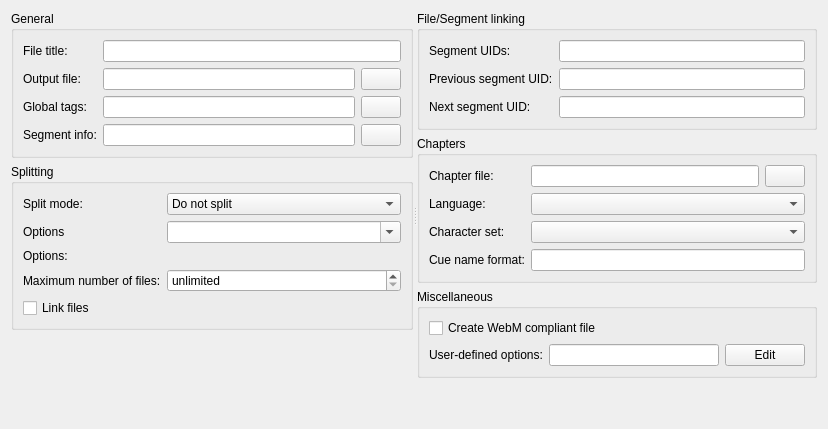
     <widget class="QWidget" name="outputTab">
      <attribute name="title">
       <string>Output</string>
      </attribute>
      <layout class="QVBoxLayout" name="verticalLayout_3">
       <item>
        <widget class="QSplitter" name="outputSplitter">
         <property name="orientation">
          <enum>Qt::Horizontal</enum>
         </property>
         <property name="childrenCollapsible">
          <bool>false</bool>
         </property>
         <widget class="QWidget" name="layoutWidget4">
          <layout class="QVBoxLayout" name="verticalLayout_7">
           <item>
            <widget class="QGroupBox" name="generalBox">
             <property name="title">
              <string>General</string>
             </property>
             <layout class="QGridLayout" name="gridLayout">
              <item row="0" column="0">
               <widget class="QLabel" name="titleLael">
                <property name="text">
                 <string>File title:</string>
                </property>
                <property name="buddy">
                 <cstring>title</cstring>
                </property>
               </widget>
              </item>
              <item row="0" column="1">
               <widget class="QLineEdit" name="title"/>
              </item>
              <item row="1" column="0">
               <widget class="QLabel" name="outputLabel">
                <property name="text">
                 <string>Output file:</string>
                </property>
                <property name="buddy">
                 <cstring>output</cstring>
                </property>
               </widget>
              </item>
              <item row="1" column="1">
               <layout class="QHBoxLayout" name="horizontalLayout_6">
                <item>
                 <widget class="QLineEdit" name="output"/>
                </item>
                <item>
                 <widget class="QPushButton" name="browseOutput">
                  <property name="text">
                   <string/>
                  </property>
                  <property name="icon">
                   <iconset resource="../qt_resources.qrc">
                    <normaloff>:/icons/16x16/code-class.png</normaloff>:/icons/16x16/code-class.png</iconset>
                  </property>
                 </widget>
                </item>
               </layout>
              </item>
              <item row="2" column="0">
               <widget class="QLabel" name="globalTagsLabel">
                <property name="text">
                 <string>Global tags:</string>
                </property>
                <property name="buddy">
                 <cstring>globalTags</cstring>
                </property>
               </widget>
              </item>
              <item row="2" column="1">
               <layout class="QHBoxLayout" name="horizontalLayout_7">
                <item>
                 <widget class="QLineEdit" name="globalTags"/>
                </item>
                <item>
                 <widget class="QPushButton" name="browseGlobalTags">
                  <property name="text">
                   <string/>
                  </property>
                  <property name="icon">
                   <iconset resource="../qt_resources.qrc">
                    <normaloff>:/icons/16x16/code-class.png</normaloff>:/icons/16x16/code-class.png</iconset>
                  </property>
                 </widget>
                </item>
               </layout>
              </item>
              <item row="3" column="0">
               <widget class="QLabel" name="segmentInfoLabel">
                <property name="text">
                 <string>Segment info:</string>
                </property>
                <property name="buddy">
                 <cstring>segmentInfo</cstring>
                </property>
               </widget>
              </item>
              <item row="3" column="1">
               <layout class="QHBoxLayout" name="horizontalLayout_8">
                <item>
                 <widget class="QLineEdit" name="segmentInfo"/>
                </item>
                <item>
                 <widget class="QPushButton" name="browseSegmentInfo">
                  <property name="text">
                   <string/>
                  </property>
                  <property name="icon">
                   <iconset resource="../qt_resources.qrc">
                    <normaloff>:/icons/16x16/code-class.png</normaloff>:/icons/16x16/code-class.png</iconset>
                  </property>
                 </widget>
                </item>
               </layout>
              </item>
             </layout>
            </widget>
           </item>
           <item>
            <widget class="QGroupBox" name="splittingBox">
             <property name="minimumSize">
              <size>
               <width>400</width>
               <height>0</height>
              </size>
             </property>
             <property name="title">
              <string>Splitting</string>
             </property>
             <layout class="QGridLayout" name="gridLayout_2">
              <item row="0" column="0">
               <widget class="QLabel" name="splitModeLabel">
                <property name="text">
                 <string>Split mode:</string>
                </property>
                <property name="buddy">
                 <cstring>splitMode</cstring>
                </property>
               </widget>
              </item>
              <item row="0" column="1">
               <widget class="QComboBox" name="splitMode">
                <item>
                 <property name="text">
                  <string>Do not split</string>
                 </property>
                </item>
                <item>
                 <property name="text">
                  <string>after output size</string>
                 </property>
                </item>
                <item>
                 <property name="text">
                  <string>after output duration</string>
                 </property>
                </item>
                <item>
                 <property name="text">
                  <string>after specific timecodes</string>
                 </property>
                </item>
                <item>
                 <property name="text">
                  <string>by parts based on timecodes</string>
                 </property>
                </item>
                <item>
                 <property name="text">
                  <string>by parts based on frame/field numbers</string>
                 </property>
                </item>
                <item>
                 <property name="text">
                  <string>after frame/field numbers</string>
                 </property>
                </item>
                <item>
                 <property name="text">
                  <string>before chapters</string>
                 </property>
                </item>
               </widget>
              </item>
              <item row="1" column="0">
               <widget class="QLabel" name="splitOptionsLabel">
                <property name="text">
                 <string>Options</string>
                </property>
                <property name="buddy">
                 <cstring>splitOptions</cstring>
                </property>
               </widget>
              </item>
              <item row="1" column="1">
               <widget class="QComboBox" name="splitOptions">
                <property name="editable">
                 <bool>true</bool>
                </property>
               </widget>
              </item>
              <item row="2" column="0">
               <widget class="QLabel" name="splittingOptionsLabel">
                <property name="text">
                 <string>Options:</string>
                </property>
               </widget>
              </item>
              <item row="3" column="0">
               <widget class="QLabel" name="splitMaxFilesLabel">
                <property name="text">
                 <string>Maximum number of files:</string>
                </property>
                <property name="buddy">
                 <cstring>splitMaxFiles</cstring>
                </property>
               </widget>
              </item>
              <item row="3" column="1">
               <widget class="QSpinBox" name="splitMaxFiles">
                <property name="specialValueText">
                 <string>unlimited</string>
                </property>
               </widget>
              </item>
              <item row="4" column="0">
               <widget class="QCheckBox" name="linkFiles">
                <property name="text">
                 <string>Link files</string>
                </property>
               </widget>
              </item>
             </layout>
            </widget>
           </item>
           <item>
            <spacer name="verticalSpacer_3">
             <property name="orientation">
              <enum>Qt::Vertical</enum>
             </property>
             <property name="sizeHint" stdset="0">
              <size>
               <width>384</width>
               <height>13</height>
              </size>
             </property>
            </spacer>
           </item>
          </layout>
         </widget>
         <widget class="QWidget" name="layoutWidget5">
          <layout class="QVBoxLayout" name="verticalLayout_8">
           <item>
            <widget class="QGroupBox" name="fileSegmentLinkingBox">
             <property name="title">
              <string>File/Segment linking</string>
             </property>
             <layout class="QGridLayout" name="gridLayout_3">
              <item row="0" column="0">
               <widget class="QLabel" name="segmentUIDsLabel">
                <property name="text">
                 <string>Segment UIDs:</string>
                </property>
                <property name="buddy">
                 <cstring>segmentUIDs</cstring>
                </property>
               </widget>
              </item>
              <item row="0" column="1">
               <widget class="QLineEdit" name="segmentUIDs"/>
              </item>
              <item row="1" column="0">
               <widget class="QLabel" name="previousSegmentUIDLabel">
                <property name="text">
                 <string>Previous segment UID:</string>
                </property>
                <property name="buddy">
                 <cstring>previousSegmentUID</cstring>
                </property>
               </widget>
              </item>
              <item row="1" column="1">
               <widget class="QLineEdit" name="previousSegmentUID"/>
              </item>
              <item row="2" column="0">
               <widget class="QLabel" name="nextSegmentUIDLabel">
                <property name="text">
                 <string>Next segment UID:</string>
                </property>
                <property name="buddy">
                 <cstring>nextSegmentUID</cstring>
                </property>
               </widget>
              </item>
              <item row="2" column="1">
               <widget class="QLineEdit" name="nextSegmentUID"/>
              </item>
             </layout>
            </widget>
           </item>
           <item>
            <widget class="QGroupBox" name="chaptersBox">
             <property name="minimumSize">
              <size>
               <width>400</width>
               <height>0</height>
              </size>
             </property>
             <property name="title">
              <string>Chapters</string>
             </property>
             <layout class="QGridLayout" name="gridLayout_4">
              <item row="0" column="0">
               <widget class="QLabel" name="chaptersLabel">
                <property name="text">
                 <string>Chapter file:</string>
                </property>
                <property name="buddy">
                 <cstring>chapters</cstring>
                </property>
               </widget>
              </item>
              <item row="0" column="1">
               <layout class="QHBoxLayout" name="horizontalLayout_9">
                <item>
                 <widget class="QLineEdit" name="chapters"/>
                </item>
                <item>
                 <widget class="QPushButton" name="browseChapters">
                  <property name="text">
                   <string/>
                  </property>
                  <property name="icon">
                   <iconset resource="../qt_resources.qrc">
                    <normaloff>:/icons/16x16/code-class.png</normaloff>:/icons/16x16/code-class.png</iconset>
                  </property>
                 </widget>
                </item>
               </layout>
              </item>
              <item row="1" column="0">
               <widget class="QLabel" name="chapterLanguageLabel">
                <property name="text">
                 <string>Language:</string>
                </property>
                <property name="buddy">
                 <cstring>chapterLanguage</cstring>
                </property>
               </widget>
              </item>
              <item row="1" column="1">
               <widget class="QComboBox" name="chapterLanguage"/>
              </item>
              <item row="2" column="0">
               <widget class="QLabel" name="chapterCharacterSetLabel">
                <property name="text">
                 <string>Character set:</string>
                </property>
                <property name="buddy">
                 <cstring>chapterCharacterSet</cstring>
                </property>
               </widget>
              </item>
              <item row="2" column="1">
               <widget class="QComboBox" name="chapterCharacterSet"/>
              </item>
              <item row="3" column="0">
               <widget class="QLabel" name="chapterCueNameFormatLabel">
                <property name="text">
                 <string>Cue name format:</string>
                </property>
                <property name="buddy">
                 <cstring>chapterCueNameFormat</cstring>
                </property>
               </widget>
              </item>
              <item row="3" column="1">
               <widget class="QLineEdit" name="chapterCueNameFormat"/>
              </item>
             </layout>
            </widget>
           </item>
           <item>
            <widget class="QGroupBox" name="outputMischellaneousBox">
             <property name="title">
              <string>Miscellaneous</string>
             </property>
             <layout class="QVBoxLayout" name="verticalLayout_6">
              <item>
               <widget class="QCheckBox" name="webmMode">
                <property name="text">
                 <string>Create WebM compliant file</string>
                </property>
               </widget>
              </item>
              <item>
               <layout class="QHBoxLayout" name="horizontalLayout_10">
                <item>
                 <widget class="QLabel" name="userDefinedOptionsLabel">
                  <property name="text">
                   <string>User-defined options:</string>
                  </property>
                  <property name="buddy">
                   <cstring>userDefinedOptions</cstring>
                  </property>
                 </widget>
                </item>
                <item>
                 <widget class="QLineEdit" name="userDefinedOptions"/>
                </item>
                <item>
                 <widget class="QPushButton" name="editUserDefinedOptions">
                  <property name="text">
                   <string>Edit</string>
                  </property>
                 </widget>
                </item>
               </layout>
              </item>
             </layout>
            </widget>
           </item>
           <item>
            <spacer name="verticalSpacer_4">
             <property name="orientation">
              <enum>Qt::Vertical</enum>
             </property>
             <property name="sizeHint" stdset="0">
              <size>
               <width>20</width>
               <height>40</height>
              </size>
             </property>
            </spacer>
           </item>
          </layout>
         </widget>
        </widget>
       </item>
      </layout>
     </widget>
